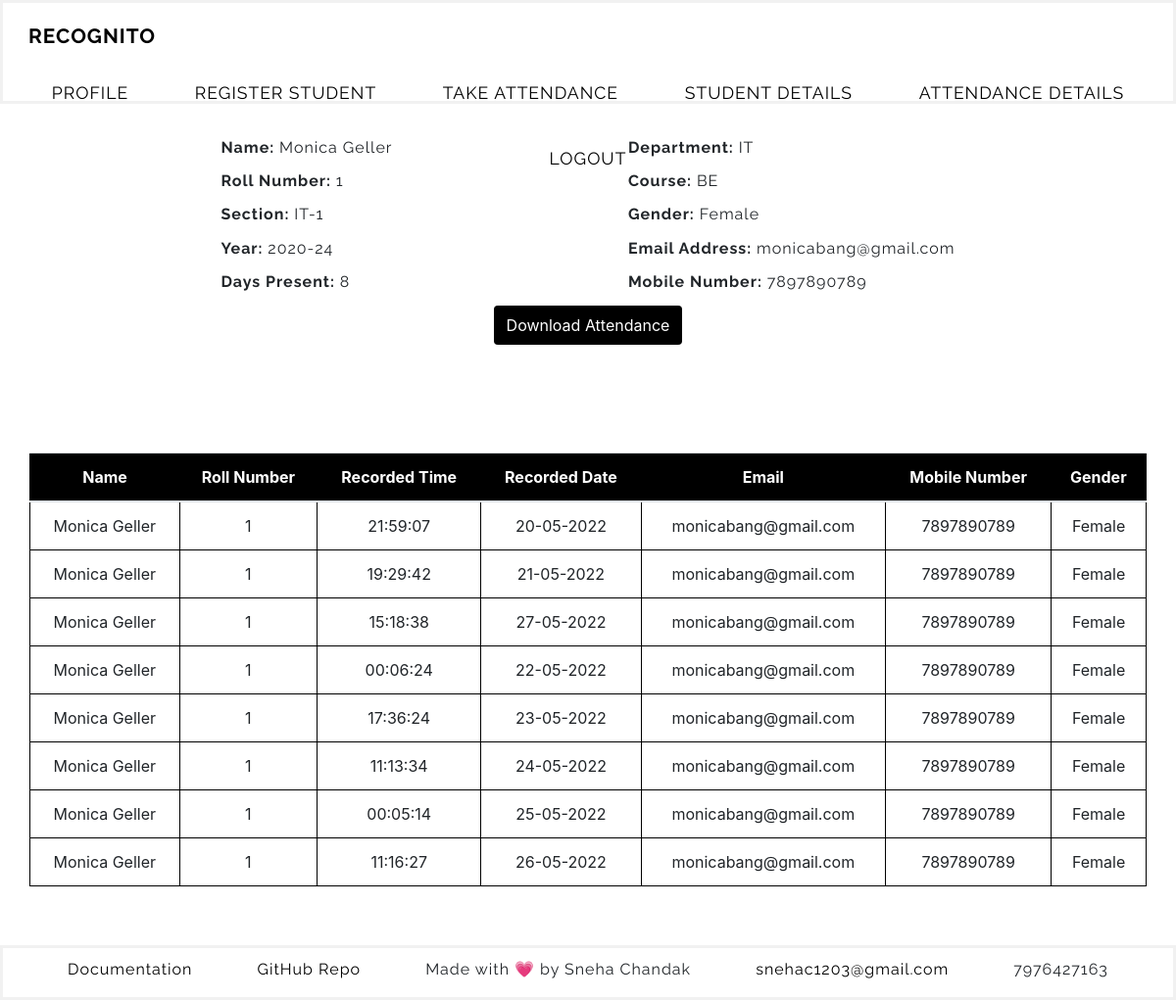
/display_by_roll?roll_no=1 (signed in), run on the app's committed database.
### faceapp/models.py (models this page shows, shortened)
class Student(db.Model):
    id = db.Column(db.Integer(), primary_key=True)
    days_present = db.Column(db.Integer(), nullable=True, default=0)
    dept = db.Column(db.String(length=10), nullable=False)
    course = db.Column(db.String(length=10), nullable=False)
    year = db.Column(db.String(length=20), nullable=False)
    name = db.Column(db.String(length=30), nullable=False)
    section = db.Column(db.String(length=10), nullable=False)
    roll_no = db.Column(db.Integer(), unique=True, nullable=False)
    gender = db.Column(db.String(length=20), nullable=False)
    mobile_no = db.Column(db.String(length=10), nullable=False)
    email = db.Column(db.String(length=20), unique=True, nullable=False)
    teacher = db.Column(db.String(length=20), nullable=False)
    photo_sample = db.Column(db.String(), nullable=True, default='NONE')
    attendance = db.relationship('Attendance', backref='attendance', lazy=True)

class Attendance(db.Model):
    id = db.Column(db.Integer(), primary_key=True)
    name = db.Column(db.String(), nullable=False)
    roll_no = db.Column(db.Integer(), nullable=False)
    time = db.Column(db.String(), nullable=False)
    date = db.Column(db.String(), nullable=False)
    student = db.Column(db.Integer(), db.ForeignKey('student.id'))

### faceapp/routes.py (the view, shortened to what this page needs)
@app.route('/display_by_roll', methods=['GET', 'POST'])
def display_by_roll():
    form = StudentAttendanceCSVForm()
    roll_to_display = request.args.get('roll_no')
    result = Student.query.filter_by(roll_no=roll_to_display).first()
    name=result.name
    dept=result.dept
    section=result.section
    year=result.year
    course=result.course
    gender=result.gender
    email=result.email
    mobile_no=result.mobile_no
    days_present=result.days_present
    student = db.session.query(Student.name, Student.roll_no, Attendance.time, Attendance.date, Student.email, Student.mobile_no, Student.gender, Student.dept, Student.course, Student.section, Student.year, Student.teacher).join(Attendance, Student.roll_no == Attendance.roll_no).filter(Attendance.roll_no==roll_to_display, Student.roll_no==roll_to_display).all()
    return render_template('display_by_roll.html', student=student, form=form, name=name, roll_no=roll_to_display, dept=dept, section=section, year=year, course=course, gender=gender, email=email, mobile_no=mobile_no, days_present=days_present)

### faceapp/forms.py
class StudentAttendanceCSVForm(FlaskForm):
    submit = SubmitField(label='Download Attendance')

### faceapp/models.py (called while the page is built)
@login_manager.user_loader
def load_user(user_id):
    return User.query.get(int(user_id))

### faceapp/templates/display_by_roll.html (shortened to what this page needs)
{% extends 'base.html' %}
{% block content %}
<section class="student-details">
    <div>
        <h4><b>Name: </b>{{ name }}</h4>
        <h4><b>Roll Number: </b>{{ roll_no }}</h4>
        <h4><b>Section: </b>{{ section }}</h4>
        <h4><b>Year: </b>{{ year }}</h4>
        <h4><b>Days Present: </b>{{ days_present }}</h4>
    </div>
    <div>
        <h4><b>Department: </b>{{ dept }}</h4>
        <h4><b>Course: </b>{{ course }}</h4>
        <h4><b>Gender: </b>{{ gender }}</h4>
        <h4><b>Email Address: </b>{{ email }}</h4>
        <h4><b>Mobile Number: </b>{{ mobile_no }}</h4>
    </div>
</section>
<form method='POST' class="'form-signin text-center" novalidate>
    {{ form.submit(class="btn") }}
</form>
    <div class="text-center">
        <table class="table" >
            <thead>
                <tr>
                    <th scope="col">Name</th>
                    <th scope="col">Roll Number</th>
                    <th scope="col">Recorded Time</th>
                    <th scope="col">Recorded Date</th>
                    <th scope="col">Email</th>
                    <th scope="col">Mobile Number</th>
                    <th scope="col">Gender</th>
                </tr>
            </thead>
            <tbody>
                    {% for record in student %}
                    <tr class="table-row-hover">
                        <td>{{ record.name }}</td>
                        <td>{{ record.roll_no }}</td>
                        <td>{{ record.time }}</td>
                        <td>{{ record.date }}</td>
                        <td>{{ record.email }}</td>
                        <td>{{ record.mobile_no }}</td>
                        <td>{{ record.gender }}</td>
                    </tr>
                    {% endfor %}
            </tbody>
        </table>
    </div>
{% endblock%}

### faceapp/static/css/styles.css (style rules this page uses)
body { min-height: 100vh; display: flex; flex-direction: column; }
.btn { background-color: #000; color: white; height: 40px; margin-bottom: 50px; }
.table { border: 1px solid black; border-collapse: collapse; width: 95%; margin: 60px auto; }
.table tr { border: 1px solid black; border-top: 1px solid black }
.table td { border: 1px solid black; }
thead { background-color: black; color: white; }
.student-details { padding-top: 20px; display: flex; flex-direction: row; justify-content: space-evenly; }
.student-details h4 { margin: 15px; font-family: 'Raleway', sans-serif; font-weight: 400; letter-spacing: 1px; font-size: medium; }

### data on the page
Student: name "Monica Geller", section "IT-1", year "2020-24", dept "IT", course "BE", gender "Female", email "monicabang@gmail.com", mobile_no "7897890789"
Attendance: name "Monica Geller", roll_no "1", time "21:59:07", date "20-05-2022", email "monicabang@gmail.com", mobile_no "7897890789", gender "Female"
Attendance: name "Monica Geller", roll_no "1", time "19:29:42", date "21-05-2022", email "monicabang@gmail.com", mobile_no "7897890789", gender "Female"
Attendance: name "Monica Geller", roll_no "1", time "15:18:38", date "27-05-2022", email "monicabang@gmail.com", mobile_no "7897890789", gender "Female"
Attendance: name "Monica Geller", roll_no "1", time "00:06:24", date "22-05-2022", email "monicabang@gmail.com", mobile_no "7897890789", gender "Female"
Attendance: name "Monica Geller", roll_no "1", time "17:36:24", date "23-05-2022", email "monicabang@gmail.com", mobile_no "7897890789", gender "Female"
Attendance: name "Monica Geller", roll_no "1", time "11:13:34", date "24-05-2022", email "monicabang@gmail.com", mobile_no "7897890789", gender "Female"
Attendance: name "Monica Geller", roll_no "1", time "00:05:14", date "25-05-2022", email "monicabang@gmail.com", mobile_no "7897890789", gender "Female"
Attendance: name "Monica Geller", roll_no "1", time "11:16:27", date "26-05-2022", email "monicabang@gmail.com", mobile_no "7897890789", gender "Female"

### other printed values
{{ roll_no }} "1"
{{ days_present }} "8"
